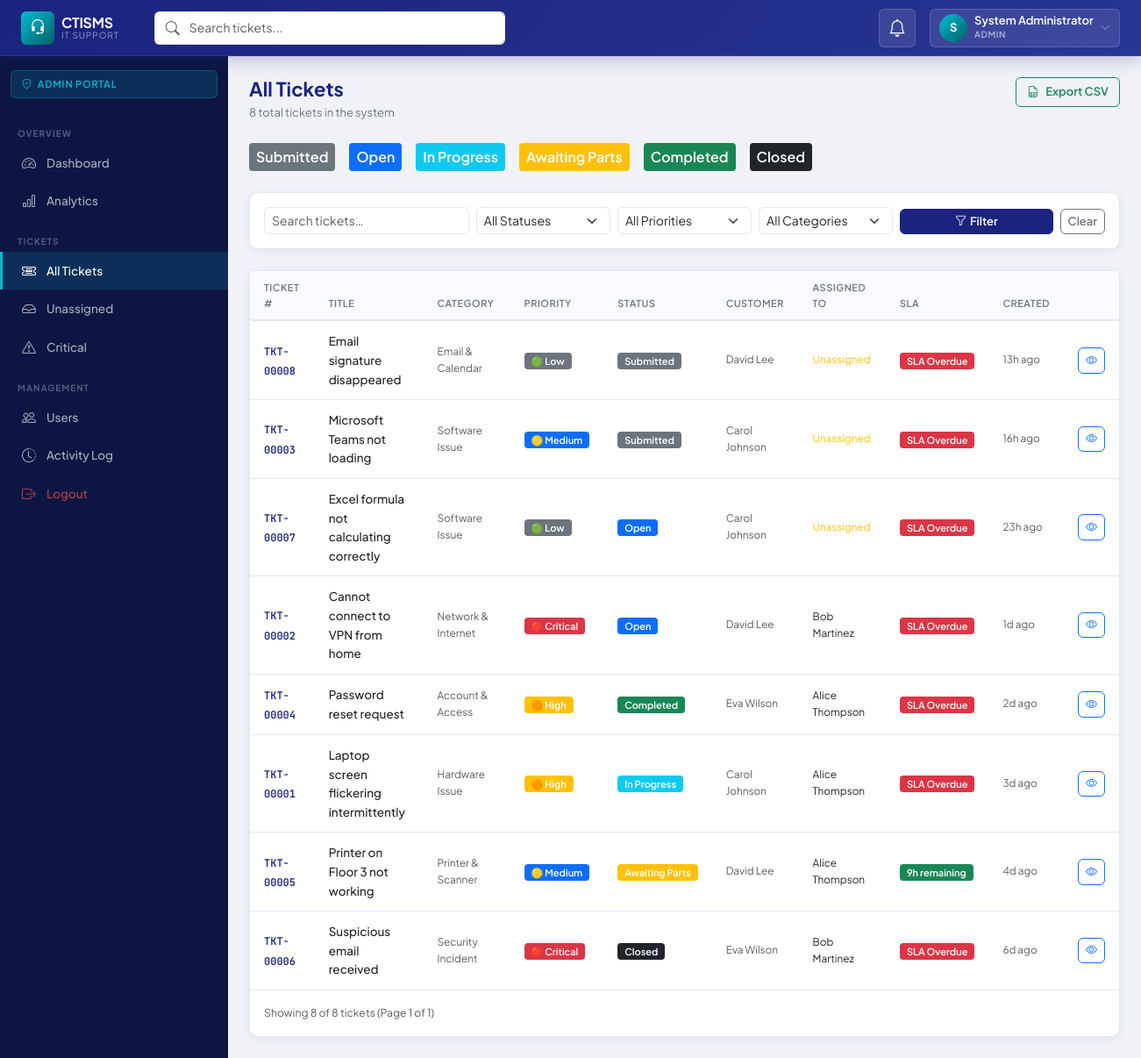
The app's page /public/admin/tickets.php (signed in) with its own data.
### tables this page shows
CREATE TABLE `tickets` (
  `id`              INT UNSIGNED     NOT NULL AUTO_INCREMENT,
  `ticket_number`   VARCHAR(20)      NOT NULL COMMENT 'Human-readable ticket ID e.g. TKT-00001',
  `title`           VARCHAR(255)     NOT NULL,
  `description`     TEXT             NOT NULL,
  `category_id`     INT UNSIGNED     NOT NULL,
  `priority`        ENUM('low','medium','high','critical') NOT NULL DEFAULT 'medium',
  `status`          ENUM('submitted','open','in_progress','awaiting_parts','completed','closed') NOT NULL DEFAULT 'submitted',
  `customer_id`     INT UNSIGNED     NOT NULL,
  `technician_id`   INT UNSIGNED     DEFAULT NULL,
  `sla_deadline`    DATETIME         DEFAULT NULL,
  `sla_breached`    TINYINT(1)       NOT NULL DEFAULT 0,
  `resolution`      TEXT             DEFAULT NULL,
  `closed_at`       DATETIME         DEFAULT NULL,
  `created_at`      DATETIME         NOT NULL DEFAULT CURRENT_TIMESTAMP,
  `updated_at`      DATETIME         NOT NULL DEFAULT CURRENT_TIMESTAMP ON UPDATE CURRENT_TIMESTAMP,
  PRIMARY KEY (`id`),
  UNIQUE KEY `uq_tickets_number` (`ticket_number`),
  KEY `idx_tickets_status` (`status`),
  KEY `idx_tickets_priority` (`priority`),
  KEY `idx_tickets_customer` (`customer_id`),
  KEY `idx_tickets_technician` (`technician_id`),
  KEY `idx_tickets_category` (`category_id`),
  KEY `idx_tickets_created` (`created_at`),
  CONSTRAINT `fk_tickets_customer`    FOREIGN KEY (`customer_id`)   REFERENCES `users`(`id`)       ON DELETE RESTRICT,
  CONSTRAINT `fk_tickets_technician`  FOREIGN KEY (`technician_id`) REFERENCES `users`(`id`)       ON DELETE SET NULL,
  CONSTRAINT `fk_tickets_category`    FOREIGN KEY (`category_id`)   REFERENCES `categories`(`id`)  ON DELETE RESTRICT
);

CREATE TABLE `categories` (
  `id`          INT UNSIGNED  NOT NULL AUTO_INCREMENT,
  `name`        VARCHAR(100)  NOT NULL,
  `description` TEXT          DEFAULT NULL,
  `sla_hours`   INT           NOT NULL DEFAULT 24 COMMENT 'SLA response time in hours',
  `is_active`   TINYINT(1)    NOT NULL DEFAULT 1,
  `created_at`  DATETIME      NOT NULL DEFAULT CURRENT_TIMESTAMP,
  PRIMARY KEY (`id`),
  UNIQUE KEY `uq_categories_name` (`name`)
);

CREATE TABLE `users` (
  `id`             INT UNSIGNED     NOT NULL AUTO_INCREMENT,
  `name`           VARCHAR(100)     NOT NULL,
  `email`          VARCHAR(191)     NOT NULL,
  `password`       VARCHAR(255)     NOT NULL,
  `role`           ENUM('customer','technician','admin') NOT NULL DEFAULT 'customer',
  `phone`          VARCHAR(20)      DEFAULT NULL,
  `department`     VARCHAR(100)     DEFAULT NULL,
  `avatar`         VARCHAR(255)     DEFAULT NULL,
  `is_active`      TINYINT(1)       NOT NULL DEFAULT 1,
  `last_login`     DATETIME         DEFAULT NULL,
  `created_at`     DATETIME         NOT NULL DEFAULT CURRENT_TIMESTAMP,
  `updated_at`     DATETIME         NOT NULL DEFAULT CURRENT_TIMESTAMP ON UPDATE CURRENT_TIMESTAMP,
  PRIMARY KEY (`id`),
  UNIQUE KEY `uq_users_email` (`email`),
  KEY `idx_users_role` (`role`),
  KEY `idx_users_is_active` (`is_active`)
);

### config/database.php (called while the page is built, shortened)
<?php
class Database
{
    private static ?Database $instance = null;
    private PDO $pdo;
    private function __construct()
    {
        $dsn = sprintf(
            'mysql:host=%s;dbname=%s;charset=%s',
            DB_HOST, DB_NAME, DB_CHARSET
        );
        $options = [
            PDO::ATTR_ERRMODE            => PDO::ERRMODE_EXCEPTION,
            PDO::ATTR_DEFAULT_FETCH_MODE => PDO::FETCH_ASSOC,
            PDO::ATTR_EMULATE_PREPARES   => false,
        ];
        try {
            $this->pdo = new PDO($dsn, DB_USER, DB_PASS, $options);
        } catch (PDOException $e) {
            if (APP_ENV === 'development') {
                die('Database connection failed: ' . $e->getMessage());
            }
            die('A database error occurred. Please contact support.');
        }
    }
    public static function getInstance(): self
    {
        if (self::$instance === null) {
            self::$instance = new self();
        }
        return self::$instance;
    }
    public function query(string $sql, array $params = []): PDOStatement
    {
        $stmt = $this->pdo->prepare($sql);
        $stmt->execute($params);
        return $stmt;
    }
    public function fetchAll(string $sql, array $params = []): array
    {
        return $this->query($sql, $params)->fetchAll();
    }
    public function fetchValue(string $sql, array $params = []): mixed
    {
        return $this->query($sql, $params)->fetchColumn();
    }
}

### app/models/TicketModel.php (called while the page is built, shortened)
<?php
class TicketModel extends Model
{
    public function getList(array $filters = [], int $page = 1): array
    {
        $where  = ['1=1'];
        $params = [];
        $whereClause = implode(' AND ', $where);
        $total = (int) $this->db->fetchValue(
            "SELECT COUNT(*) FROM tickets t WHERE {$whereClause}",
            $params
        );
        $offset = ($page - 1) * ITEMS_PER_PAGE;
        $paramsWithLimit = array_merge($params, [ITEMS_PER_PAGE, $offset]);
        $rows = $this->db->fetchAll("
            SELECT t.id, t.ticket_number, t.title, t.status, t.priority,
                   t.created_at, t.updated_at, t.sla_deadline, t.sla_breached,
                   c.name AS category_name,
                   cu.name AS customer_name,
                   te.name AS technician_name
            FROM tickets t
            JOIN categories c  ON c.id  = t.category_id
            JOIN users cu      ON cu.id = t.customer_id
            LEFT JOIN users te ON te.id = t.technician_id
            WHERE {$whereClause}
            ORDER BY t.created_at DESC
            LIMIT ? OFFSET ?
        ", $paramsWithLimit);
        return [
            'data'        => $rows,
            'total'       => $total,
            'per_page'    => ITEMS_PER_PAGE,
            'current_page'=> $page,
            'last_page'   => max(1, (int) ceil($total / ITEMS_PER_PAGE)),
        ];
    }
}

### app/models/Model.php (called while the page is built, shortened)
<?php
abstract class Model
{
    public function __construct()
    {
        $this->db = Database::getInstance();
    }
}

### public/admin/tickets.php (the view, shortened to what this page needs)
<?php
$ticketModel  = new TicketModel();
$page         = max(1, (int)($_GET['page'] ?? 1));
$filters = [
    'status'      => $_GET['status']      ?? '',
    'priority'    => $_GET['priority']    ?? '',
    'category_id' => (int)($_GET['category_id'] ?? 0),
    'search'      => $_GET['search']      ?? '',
];
$result     = $ticketModel->getList($filters, $page);
include __DIR__ . '/../../app/views/layouts/header.php';
include __DIR__ . '/../../app/views/layouts/sidebar.php';
?>
<div class="page-header">
    <div>
        <h1 class="page-title">All Tickets</h1>
        <p class="page-subtitle"><?= $result['total'] ?> total tickets in the system</p>
    </div>
    <a href="<?= APP_URL ?>/admin/export.php?<?= http_build_query(array_filter($filters)) ?>"
       class="btn btn-outline-success">
        <i class="bi bi-file-earmark-spreadsheet me-2"></i>Export CSV
    </a>
</div>
<div class="d-flex gap-3 mb-4 flex-wrap">
    <?php foreach (TicketModel::STATUSES as $key => $s): ?>
    <a href="<?= APP_URL ?>/admin/tickets.php?status=<?= $key ?>"
       class="badge bg-<?= $s['color'] ?> text-decoration-none p-2 fs-6">
        <?= e($s['label']) ?>
    </a>
    <?php endforeach; ?>
</div>
<div class="card mb-4">
    <div class="card-body py-3">
        <form method="GET" class="row g-2 align-items-end">
            <div class="col-md-3">
                <input type="text" name="search" class="form-control form-control-sm"
                       placeholder="Search tickets…" value="<?= e($filters['search']) ?>">
            </div>
            <div class="col-md-2">
                <select name="status" class="form-select form-select-sm">
                    <option value="">All Statuses</option>
                </select>
            </div>
            <div class="col-md-2">
                <select name="priority" class="form-select form-select-sm">
                    <option value="">All Priorities</option>
                </select>
            </div>
            <div class="col-md-2">
                <select name="category_id" class="form-select form-select-sm">
                    <option value="">All Categories</option>
                </select>
            </div>
            <div class="col-md-3 d-flex gap-2">
                <button type="submit" class="btn btn-primary btn-sm flex-grow-1">
                    <i class="bi bi-funnel me-1"></i>Filter
                </button>
                <a href="<?= APP_URL ?>/admin/tickets.php" class="btn btn-outline-secondary btn-sm">Clear</a>
            </div>
        </form>
    </div>
</div>
<div class="card">
    <div class="card-body p-0">
        <?php if (empty($result['data'])): ?>
        <div class="text-center py-5 text-muted">
            <i class="bi bi-inbox fs-1 d-block mb-2 opacity-25"></i>
            <p>No tickets match your filters.</p>
        </div>
        <?php else: ?>
        <div class="table-responsive">
            <table class="table table-hover mb-0">
                <thead>
                    <tr>
                        <th>Ticket #</th>
                        <th>Title</th>
                        <th>Category</th>
                        <th>Priority</th>
                        <th>Status</th>
                        <th>Customer</th>
                        <th>Assigned To</th>
                        <th>SLA</th>
                        <th>Created</th>
                        <th></th>
                    </tr>
                </thead>
                <tbody>
                <?php foreach ($result['data'] as $t): ?>
                    <tr>
                        <td><span class="ticket-number"><?= e($t['ticket_number']) ?></span></td>
                        <td class="fw-500" style="max-width:200px">
                            <a href="<?= APP_URL ?>/admin/view.php?id=<?= $t['id'] ?>" class="text-decoration-none text-dark">
                                <?= e(mb_strimwidth($t['title'], 0, 45, '…')) ?>
                            </a>
                        </td>
                        <td class="text-muted small"><?= e($t['category_name']) ?></td>
                        <td><?= priorityBadge($t['priority']) ?></td>
                        <td><?= statusBadge($t['status']) ?></td>
                        <td class="text-muted small"><?= e($t['customer_name']) ?></td>
                        <td class="small"><?= $t['technician_name'] ? e($t['technician_name']) : '<span class="text-warning">Unassigned</span>' ?></td>
                        <td><?= $t['sla_deadline'] ? slaBadge($t['sla_deadline'], $t['sla_breached']) : '—' ?></td>
                        <td class="text-muted small"><?= timeAgo($t['created_at']) ?></td>
                        <td>
                            <a href="<?= APP_URL ?>/admin/view.php?id=<?= $t['id'] ?>"
                               class="btn btn-sm btn-outline-primary">
                                <i class="bi bi-eye"></i>
                            </a>
                        </td>
                    </tr>
                <?php endforeach; ?>
                </tbody>
            </table>
        </div>
        <div class="p-3 d-flex justify-content-between align-items-center">
            <span class="text-muted small">
                Showing <?= count($result['data']) ?> of <?= $result['total'] ?> tickets
                (Page <?= $result['current_page'] ?> of <?= $result['last_page'] ?>)
            </span>
        </div>
        <?php endif; ?>
    </div>
</div>
<?php include __DIR__ . '/../../app/views/layouts/footer.php'; ?>

### app/helpers.php (shortened to what this page needs)
<?php
function e(mixed $val): string
{
    return htmlspecialchars((string)($val ?? ''), ENT_QUOTES | ENT_HTML5, 'UTF-8');
}
function timeAgo(string $datetime): string
{
    $time  = strtotime($datetime);
    $diff  = time() - $time;
    if ($diff < 86400)   return floor($diff/3600) . 'h ago';
    if ($diff < 604800)  return floor($diff/86400) . 'd ago';
    return (new DateTime($datetime))->format('d M Y');
}
function statusBadge(string $status): string
{
    $statuses = TicketModel::STATUSES;
    $color = $statuses[$status]['color'] ?? 'secondary';
    $label = $statuses[$status]['label'] ?? ucfirst($status);
    return '<span class="badge bg-'.$color.'">'.e($label).'</span>';
}
function priorityBadge(string $priority): string
{
    $priorities = TicketModel::PRIORITIES;
    $color = $priorities[$priority]['color'] ?? 'secondary';
    $label = $priorities[$priority]['label'] ?? ucfirst($priority);
    $icon  = match($priority) {
        'critical' => '🔴',
        'high'     => '🟠',
        'medium'   => '🟡',
        default    => '🟢',
    };
    return '<span class="badge bg-'.$color.'">'.$icon.' '.e($label).'</span>';
}
function slaBadge(string $deadline, int $breached): string
{
    $remaining = strtotime($deadline) - time();
    if ($remaining < 0) {
        return '<span class="badge bg-danger">SLA Overdue</span>';
    }
    $hours = floor($remaining/3600);
    $color = $hours < 4 ? 'warning text-dark' : 'success';
    return '<span class="badge bg-'.$color.'">'.$hours.'h remaining</span>';
}

### public/css/app.css (style rules this page uses)
:root { --primary: #1a237e; --primary-light: #283593; --primary-dark: #0d1642; --accent: #00bcd4; --accent-hover: #0097a7; --success: #2e7d32; --warning: #f57f17; --danger: #c62828; --info: #0277bd; --sidebar-w: 260px; --navbar-h: 64px; --sidebar-bg: #0d1642; --navbar-bg: #1a237e; --body-bg: #f0f2f8; --card-bg: #ffffff; --text-primary: #1a1a2e; --text-muted: #6c757d; --border-color: #e2e8f0; --shadow-sm: 0 2px 8px rgba(26,35,126,0.08); --shadow-md: 0 4px 20px rgba(26,35,126,0.12); --shadow-lg: 0 8px 40px rgba(26,35,126,0.16); --radius-sm: 6px; --radius-md: 10px; --radius-lg: 16px; --font-sans: 'Plus Jakarta Sans', sans-serif; --font-mono: 'JetBrains Mono', monospace; }
*, *::before, *::after { box-sizing: border-box; }
body.ctisms-body { font-family: var(--font-sans); background: var(--body-bg); color: var(--text-primary); font-size: 14px; line-height: 1.6; margin: 0; }
.card { border: 1px solid var(--border-color); border-radius: var(--radius-md); box-shadow: var(--shadow-sm); background: var(--card-bg); }
.table { font-size: 13.5px; }
.table thead th { font-weight: 600; font-size: 11px; text-transform: uppercase; letter-spacing: 0.5px; color: var(--text-muted); border-bottom: 2px solid var(--border-color); padding: 10px 16px; background: #fafbff; }
.table tbody td { padding: 12px 16px; vertical-align: middle; border-color: var(--border-color); }
.ticket-number { font-family: var(--font-mono); font-size: 12px; color: var(--primary); font-weight: 600; }
.badge { font-weight: 600; font-size: 11px; padding: 4px 8px; border-radius: 4px; }
.form-control, .form-select { border-radius: var(--radius-sm); border-color: var(--border-color); font-size: 14px; transition: border-color 0.15s, box-shadow 0.15s; }
.btn { border-radius: var(--radius-sm); font-weight: 600; font-size: 13px; }
.btn-primary { background: var(--primary); border-color: var(--primary); }
.page-header { margin-bottom: 24px; display: flex; align-items: flex-start; justify-content: space-between; flex-wrap: wrap; gap: 12px; }
.page-title { font-size: 22px; font-weight: 700; color: var(--primary); margin: 0; line-height: 1.2; }
.page-subtitle { font-size: 13px; color: var(--text-muted); margin: 4px 0 0; }
.fw-500 { font-weight: 500; }

### records on screen
tickets: ticket_number "TKT-00008", title "Email signature disappeared", category.name "Email & Calendar", priority "🟢", priority "Low", status "Submitted", customer.name "David Lee", shows "Unassigned", shows "SLA Overdue", created_at "13h ago"
tickets: ticket_number "TKT-00003", title "Microsoft Teams not loading", category.name "Software Issue", priority "🟡", priority "Medium", status "Submitted", customer.name "Carol Johnson", shows "Unassigned", shows "SLA Overdue", created_at "16h ago"
tickets: ticket_number "TKT-00007", title "Excel formula not calculating correctly", category.name "Software Issue", priority "🟢", priority "Low", status "Open", customer.name "Carol Johnson", shows "Unassigned", shows "SLA Overdue", created_at "23h ago"
tickets: ticket_number "TKT-00002", title "Cannot connect to VPN from home", category.name "Network & Internet", priority "🔴", priority "Critical", status "Open", customer.name "David Lee", technician.name "Bob Martinez", shows "SLA Overdue", created_at "1d ago"
tickets: ticket_number "TKT-00004", title "Password reset request", category.name "Account & Access", priority "🟠", priority "High", status "Completed", customer.name "Eva Wilson", technician.name "Alice Thompson", shows "SLA Overdue", created_at "2d ago"
tickets: ticket_number "TKT-00001", title "Laptop screen flickering intermittently", category.name "Hardware Issue", priority "🟠", priority "High", status "In Progress", customer.name "Carol Johnson", technician.name "Alice Thompson", shows "SLA Overdue", created_at "3d ago"
tickets: ticket_number "TKT-00005", title "Printer on Floor 3 not working", category.name "Printer & Scanner", priority "🟡", priority "Medium", status "Awaiting Parts", customer.name "David Lee", technician.name "Alice Thompson", created_at "4d ago"
tickets: ticket_number "TKT-00006", title "Suspicious email received", category.name "Security Incident", priority "🔴", priority "Critical", status "Closed", customer.name "Eva Wilson", technician.name "Bob Martinez", shows "SLA Overdue", created_at "6d ago"

### other values on screen
APP_NAME "CTISMS"
substr(Auth::name() ?? 'U', 0, 1) "S"
Auth::name() "System Administrator"
Auth::role() "ADMIN"
$role "ADMIN"
$label "Dashboard Analytics All Tickets Unassigned Critical Users Activity Log"
$result['total'] "8"
$s['label'] "Submitted"
$s['label'] "Open"
$s['label'] "In Progress"
$s['label'] "Awaiting Parts"
$s['label'] "Completed"
$s['label'] "Closed"
count($result['data']) "8"
$result['current_page'] "1"
